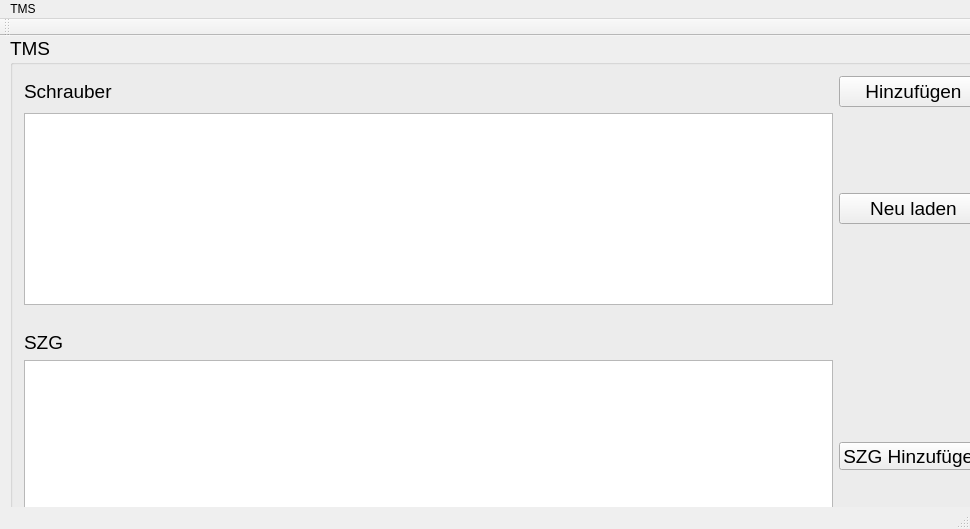
<?xml version="1.0" encoding="UTF-8"?>
<ui version="4.0">
 <class>Schrauber</class>
 <widget class="QMainWindow" name="Schrauber">
  <property name="geometry">
   <rect>
    <x>0</x>
    <y>0</y>
    <width>970</width>
    <height>529</height>
   </rect>
  </property>
  <property name="windowTitle">
   <string>Schrauber</string>
  </property>
  <widget class="QWidget" name="centralWidget">
   <widget class="QGroupBox" name="groupBox">
    <property name="geometry">
     <rect>
      <x>10</x>
      <y>0</y>
      <width>992</width>
      <height>778</height>
     </rect>
    </property>
    <property name="sizePolicy">
     <sizepolicy hsizetype="Expanding" vsizetype="Expanding">
      <horstretch>0</horstretch>
      <verstretch>0</verstretch>
     </sizepolicy>
    </property>
    <property name="font">
     <font>
      <pointsize>14</pointsize>
     </font>
    </property>
    <property name="title">
     <string>TMS</string>
    </property>
    <layout class="QGridLayout" name="gridLayout">
     <item row="9" column="0">
      <widget class="QLabel" name="label_pruef">
       <property name="font">
        <font>
         <pointsize>14</pointsize>
        </font>
       </property>
       <property name="text">
        <string>Prüfungen</string>
       </property>
      </widget>
     </item>
     <item row="0" column="0">
      <widget class="QLabel" name="label_schrauber">
       <property name="font">
        <font>
         <pointsize>14</pointsize>
        </font>
       </property>
       <property name="text">
        <string>Schrauber</string>
       </property>
      </widget>
     </item>
     <item row="3" column="0">
      <widget class="QTableView" name="schrauberTabelle">
       <property name="font">
        <font>
         <pointsize>14</pointsize>
        </font>
       </property>
       <property name="sortingEnabled">
        <bool>true</bool>
       </property>
      </widget>
     </item>
     <item row="7" column="0">
      <widget class="QTableView" name="szgTabelle"/>
     </item>
     <item row="10" column="0">
      <widget class="QTableView" name="pruefTabelle"/>
     </item>
     <item row="3" column="1">
      <widget class="QPushButton" name="neuLaden">
       <property name="text">
        <string>Neu laden</string>
       </property>
      </widget>
     </item>
     <item row="10" column="1">
      <widget class="QPushButton" name="pruefen">
       <property name="enabled">
        <bool>false</bool>
       </property>
       <property name="text">
        <string>Prüfen</string>
       </property>
      </widget>
     </item>
     <item row="5" column="0">
      <spacer name="horizontalSpacer">
       <property name="orientation">
        <enum>Qt::Horizontal</enum>
       </property>
       <property name="sizeHint" stdset="0">
        <size>
         <width>800</width>
         <height>20</height>
        </size>
       </property>
      </spacer>
     </item>
     <item row="8" column="0">
      <spacer name="horizontalSpacer_2">
       <property name="orientation">
        <enum>Qt::Horizontal</enum>
       </property>
       <property name="sizeHint" stdset="0">
        <size>
         <width>800</width>
         <height>20</height>
        </size>
       </property>
      </spacer>
     </item>
     <item row="6" column="0">
      <widget class="QLabel" name="label_szg">
       <property name="font">
        <font>
         <pointsize>14</pointsize>
        </font>
       </property>
       <property name="text">
        <string>SZG</string>
       </property>
      </widget>
     </item>
     <item row="7" column="1">
      <widget class="QPushButton" name="szgHinzufuegen">
       <property name="maximumSize">
        <size>
         <width>16777215</width>
         <height>28</height>
        </size>
       </property>
       <property name="text">
        <string>SZG Hinzufügen</string>
       </property>
      </widget>
     </item>
     <item row="0" column="1">
      <widget class="QPushButton" name="hinzufuegen">
       <property name="sizePolicy">
        <sizepolicy hsizetype="Minimum" vsizetype="Fixed">
         <horstretch>0</horstretch>
         <verstretch>0</verstretch>
        </sizepolicy>
       </property>
       <property name="text">
        <string>Hinzufügen</string>
       </property>
      </widget>
     </item>
    </layout>
   </widget>
  </widget>
  <widget class="QMenuBar" name="menuBar">
   <property name="geometry">
    <rect>
     <x>0</x>
     <y>0</y>
     <width>970</width>
     <height>22</height>
    </rect>
   </property>
   <widget class="QMenu" name="menuTMS">
    <property name="title">
     <string>TMS</string>
    </property>
    <addaction name="actionSchliessen"/>
   </widget>
   <addaction name="menuTMS"/>
  </widget>
  <widget class="QToolBar" name="mainToolBar">
   <attribute name="toolBarArea">
    <enum>TopToolBarArea</enum>
   </attribute>
   <attribute name="toolBarBreak">
    <bool>false</bool>
   </attribute>
  </widget>
  <widget class="QStatusBar" name="statusBar"/>
  <action name="actionSchliessen">
   <property name="text">
    <string>Schliessen</string>
   </property>
  </action>
 </widget>
 <layoutdefault spacing="6" margin="11"/>
 <resources/>
 <connections/>
</ui>
